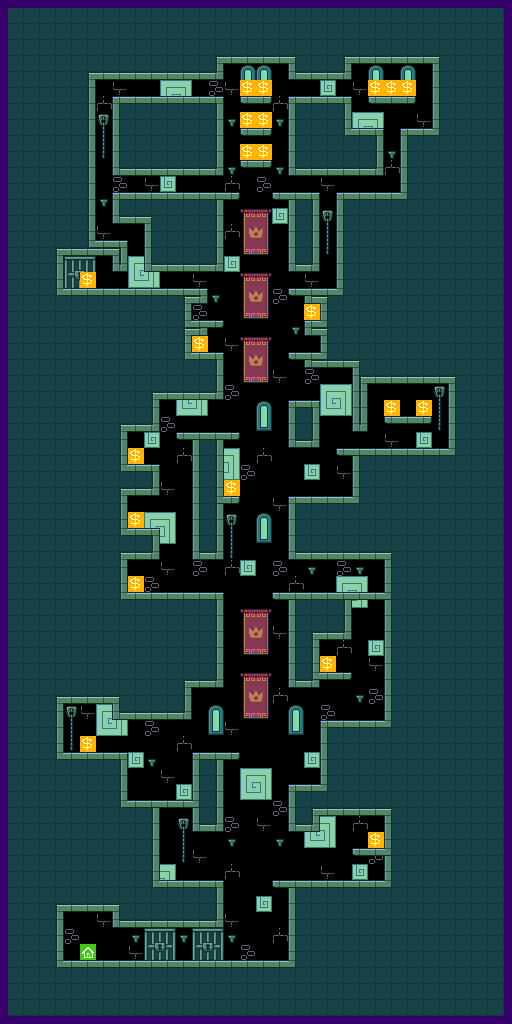

Tiled map render using the project's own tile images. Description and the map definition, with tile-layer contents summarised, below:
An orthogonal 32x64 tile map with 16x16 px tiles, 4 tile layers (layer_decoration, layer_logic, layer_walls_physics, layer_walls_visual), 3 tilesets.

<map version="1.10" tiledversion="1.10.2" orientation="orthogonal" renderorder="right-down" width="32" height="64" tilewidth="16" tileheight="16" infinite="0" nextlayerid="47" nextobjectid="11">
 <editorsettings>
  <export target="level_vertical.json" format="json" />
 </editorsettings>
 <tileset firstgid="1" source="../tilesets/castle_decor.tsx" />
 <tileset firstgid="25" source="../tilesets/colliders.tsx" />
 <tileset firstgid="57" source="../tilesets/castle_walls.tsx" />
 <layer id="34" name="layer_decoration" width="32" height="64">
  <data>[2048 cells, 218 non-empty, 24 distinct tile ids]</data>
 </layer>
 <layer id="16" name="layer_logic" width="32" height="64">
  <data>[2048 cells, 22 non-empty, 2 distinct tile ids]</data>
 </layer>
 <layer id="1" name="layer_walls_physics" width="32" height="64">
  <data>[2048 cells, 1519 non-empty, 2 distinct tile ids]</data>
 </layer>
 <layer id="46" name="layer_walls_visual" width="32" height="64">
  <data>[2048 cells, 1918 non-empty, 16 distinct tile ids]</data>
 </layer>
</map>
